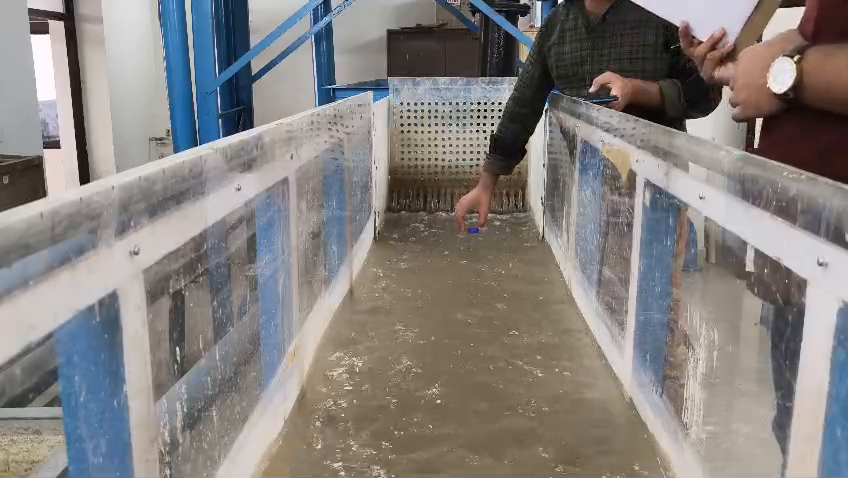
#> input picture frame 61 of data/samples/sample_river_1.mp4, 848 x 478 px
$ python calibrate_roi.py
#> lines starting #> are read from the running program, lines starting #| are printed output that depends on the picture; after the words box and inside, x2 and y2 are one past the last pixel; in counts of white or black regions, pixels touching at a corner belong together
# --------------------------------------------------------------
# universal_roi_calibrator.py
#   • Auto-detects flowing-water ROI
#   • Falls back to manual click if you press 'm'
#   • Uses camera geometry for scale
#   • Prints ready-to-paste values
# --------------------------------------------------------------

import cv2
import numpy as np
import json
import matplotlib.pyplot as plt
from pathlib import Path
from typing import List, Tuple

# --------------------------------------------------------------
# CONFIGURATION (tweak only if you know your camera)
# --------------------------------------------------------------
VIDEO_PATH      = "data/samples/sample_river_1.mp4"
CAMERA_HEIGHT   = 10.0      # meters
CAMERA_ANGLE    = 45.0      # degrees (downward tilt)
ASSUMED_VELOCITY = 1.0     # m/s – only used as a sanity check

# --------------------------------------------------------------
# GLOBAL STATE
# --------------------------------------------------------------
manual_points: List[Tuple[int, int]] = []
auto_roi: List[Tuple[int, int]] = None
frame_copy = None
frame_orig = None

# --------------------------------------------------------------
# 1. AUTOMATIC ROI DETECTION
# --------------------------------------------------------------
def auto_detect_roi(frame: np.ndarray, video_path: str) -> List[Tuple[int, int]]:
    h, w = frame.shape[:2]

    # ---- 1. Water mask (HSV) ---------------------------------
    hsv = cv2.cvtColor(frame, cv2.COLOR_BGR2HSV)
    lower = np.array([80, 30, 30])
    upper = np.array([140, 255, 255])
    mask = cv2.inRange(hsv, lower, upper)

    kernel = cv2.getStructuringElement(cv2.MORPH_ELLIPSE, (7, 7))
    mask = cv2.morphologyEx(mask, cv2.MORPH_CLOSE, kernel, iterations=2)
    mask = cv2.morphologyEx(mask, cv2.MORPH_OPEN,  kernel, iterations=1)

    contours, _ = cv2.findContours(mask, cv2.RETR_EXTERNAL, cv2.CHAIN_APPROX_SIMPLE)
    if not contours:
        print("No water found – using full frame")
        return [(0,0), (w,0), (w,h), (0,h)]

    largest = max(contours, key=cv2.contourArea)
    x, y, ww, hh = cv2.boundingRect(largest)
    water_area = ww * hh
    print(f"Water area: {water_area:,} px")

    # ---- 2. Refine with a few frames of optical flow ----------
    cap = cv2.VideoCapture(video_path)
    frames = []
    for _ in range(20):
        ret, f = cap.read()
        if not ret: break
        gray = cv2.cvtColor(f, cv2.COLOR_BGR2GRAY)
        frames.append(gray)
    cap.release()

    if len(frames) < 2:
        print("Not enough frames – using water ROI")
        return [(x,y), (x+ww,y), (x+ww,y+hh), (x,y+hh)]

    # mask the water region
    roi_mask = np.zeros((h, w), dtype=np.uint8)
    cv2.fillPoly(roi_mask, [np.array([(x,y),(x+ww,y),(x+ww,y+hh),(x,y+hh)])], 255)

    flow_sum = np.zeros_like(frames[0], dtype=np.float32)
    for i in range(len(frames)-1):
        flow = cv2.calcOpticalFlowFarneback(frames[i], frames[i+1], None,
                                            pyr_scale=0.5, levels=3,
                                            winsize=15, iterations=3,
                                            poly_n=5, poly_sigma=1.2, flags=0)
        mag, _ = cv2.cartToPolar(flow[...,0], flow[...,1])
        flow_sum += mag

    flow_avg = flow_sum / (len(frames)-1)
    flow_in_water = cv2.bitwise_and(flow_avg, flow_avg, mask=roi_mask)

    valid = flow_in_water[roi_mask > 0]
    if len(valid) == 0 or valid.max() == 0:
        print("No flow – using water ROI")
        return [(x,y), (x+ww,y), (x+ww,y+hh), (x,y+hh)]

    thresh = np.percentile(valid[valid > 0], 25)
    high = (flow_in_water > thresh).astype(np.uint8) * 255
    high = cv2.morphologyEx(high, cv2.MORPH_CLOSE,
                            cv2.getStructuringElement(cv2.MORPH_ELLIPSE, (11,11)))
    high = cv2.morphologyEx(high, cv2.MORPH_OPEN,
                            cv2.getStructuringElement(cv2.MORPH_ELLIPSE, (9,9)))

    contours, _ = cv2.findContours(high, cv2.RETR_EXTERNAL, cv2.CHAIN_APPROX_SIMPLE)
    if not contours:
        print("No high-flow contours – using water ROI")
        return [(x,y), (x+ww,y), (x+ww,y+hh), (x,y+hh)]

    best = max(contours, key=cv2.contourArea)
    area = cv2.contourArea(best)
    if area < h*w*0.015:          # at least 1.5 % of frame
        print(f"High-flow ROI too small ({area:.0f}px) – using water ROI")
        return [(x,y), (x+ww,y), (x+ww,y+hh), (x,y+hh)]

    rect = cv2.minAreaRect(best)
    box = cv2.boxPoints(rect)
    roi = np.intp(box).tolist()
    print(f"Auto ROI area: {area:.0f} px")
    return roi


# --------------------------------------------------------------
# 2. MANUAL ROI CLICKER (press 'm' to switch)
# --------------------------------------------------------------
# [41 lines left out: functions click_callback, get_manual_roi, scale_from_camera, not called in this run]


# --------------------------------------------------------------
# 4. MAIN PIPELINE
# --------------------------------------------------------------
def main():
    global auto_roi, frame_orig

    # ---- read first frame -------------------------------------------------
    cap = cv2.VideoCapture(VIDEO_PATH)
    ret, frame_orig = cap.read()
#> frame_orig is the input picture: shape (478, 848, 3); mean B, G, R 126.7, 129.4, 133.5
    cap.release()
    if not ret:
        raise RuntimeError("Cannot read video")
    h, w = frame_orig.shape[:2]

    # ---- 1. AUTO ROI ------------------------------------------------------
    print("\n" + "="*70)
    print("STEP 1 – AUTO ROI")
    print("="*70)
    auto_roi = auto_detect_roi(frame_orig, VIDEO_PATH)
#> in auto_detect_roi, `mask = cv2.morphologyEx(mask, cv2.MORPH_OPEN,  kernel, iterations=1)`:
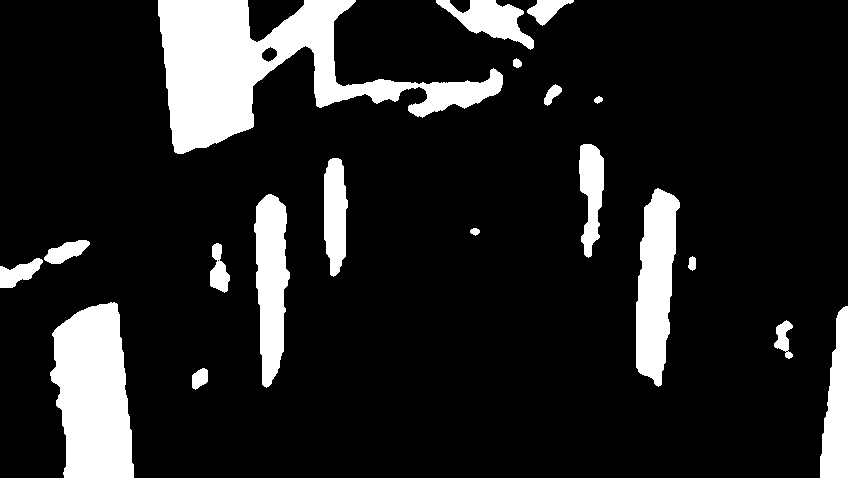
#> mask: shape (478, 848); 13.8% white; 19 white regions
#> in auto_detect_roi, `contours, _ = cv2.findContours(mask, cv2.RETR_EXTERNAL, cv2.CHAIN_APPR..`: contours = 19 contours; largest, box (x1, y1, x2, y2) and area: (158, 0, 503, 154) 20107, (50, 302, 134, 478) 11138, (636, 188, 680, 387) 5727, (254, 194, 290, 388) 4635, (820, 306, 848, 478) 3137
#> in auto_detect_roi, `largest = max(contours, key=cv2.contourArea)`: largest = contour of 450 points, box (x1, y1, x2, y2) (158, 0, 503, 154), area 20107
#> in auto_detect_roi, `x, y, ww, hh = cv2.boundingRect(largest)`: x = 158; y = 0; ww = 345; hh = 154
#> in auto_detect_roi, `water_area = ww * hh`: water_area = 53130
#| Water area: 53,130 px
#> the loop in auto_detect_roi, `for _ in range(20):` made 20 passes
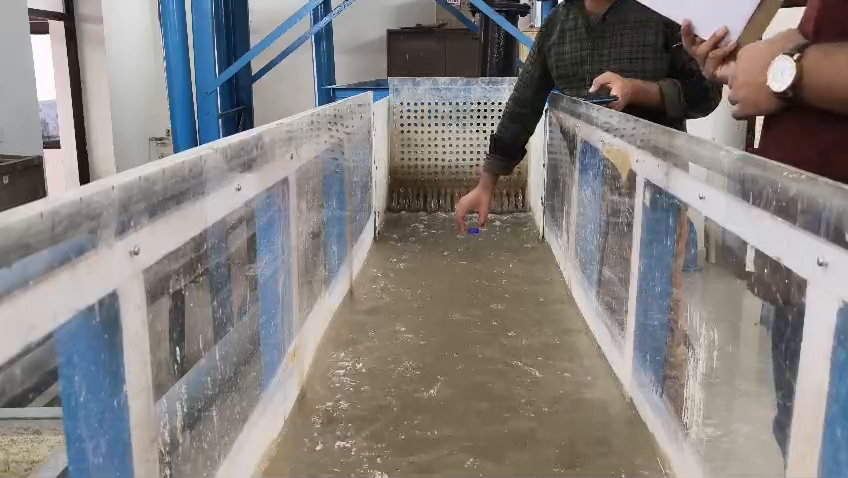
#> input picture frame 62 of data/samples/sample_river_1.mp4, 848 x 478 px
#> after the loop in auto_detect_roi, `for _ in range(20):`:
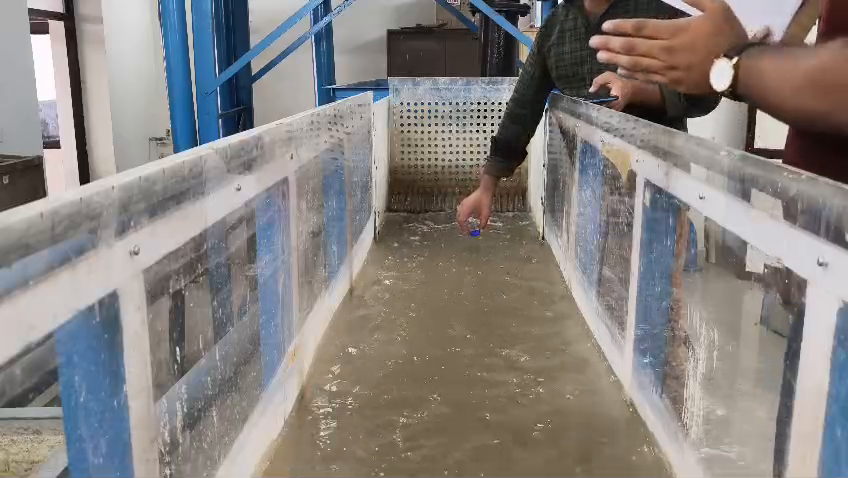
#> f: shape (478, 848, 3); mean B, G, R 127.3, 130.4, 135.3
#> after the loop in auto_detect_roi, `for _ in range(20):`: frames = 20 items
#> the loop in auto_detect_roi, `for i in range(len(frames)-1):` made 19 passes
#> after the loop in auto_detect_roi, `for i in range(len(frames)-1):`:
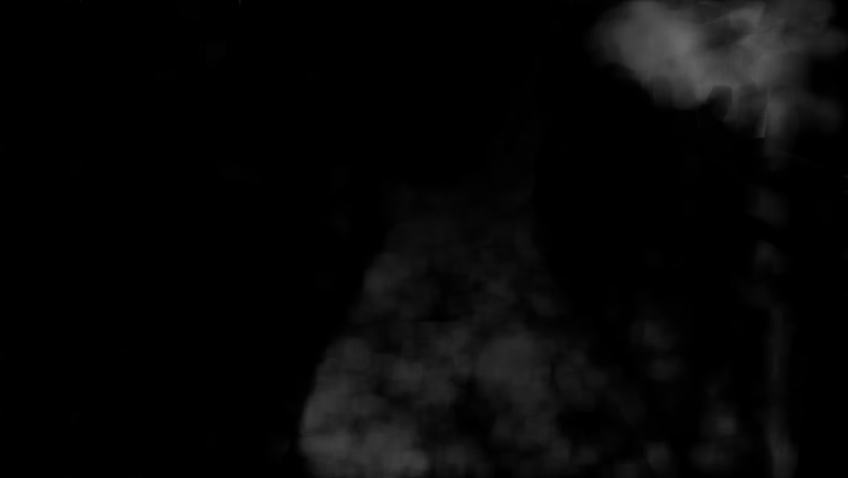
#> flow_sum: shape (478, 848) float32; min 0, max 104.2, mean 7.2
#> in auto_detect_roi, `flow_avg = flow_sum / (len(frames)-1)`:
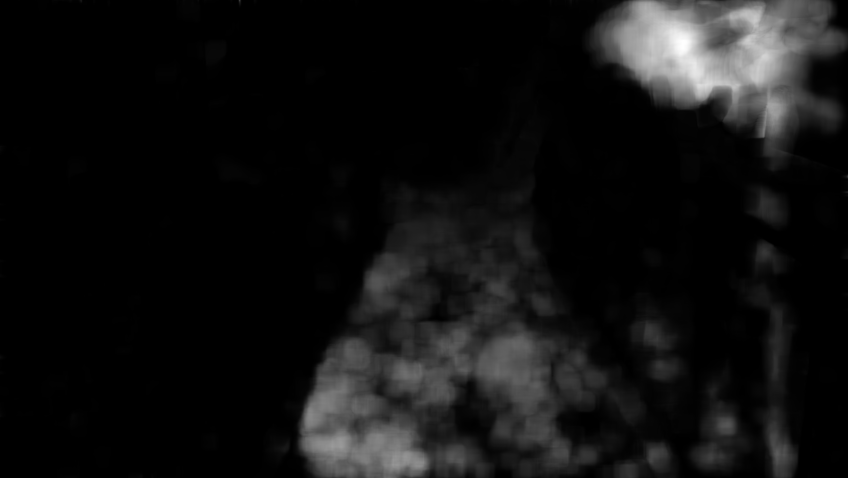
#> flow_avg: shape (478, 848) float32; min 0, max 5.49, mean 0.38; drawn with min black and max white
#> in auto_detect_roi, `thresh = np.percentile(valid[valid > 0], 25)`: thresh = 9.47e-06
#> in auto_detect_roi, `high = cv2.morphologyEx(high, cv2.MORPH_CLOSE, cv2.getStructuringEleme..`:
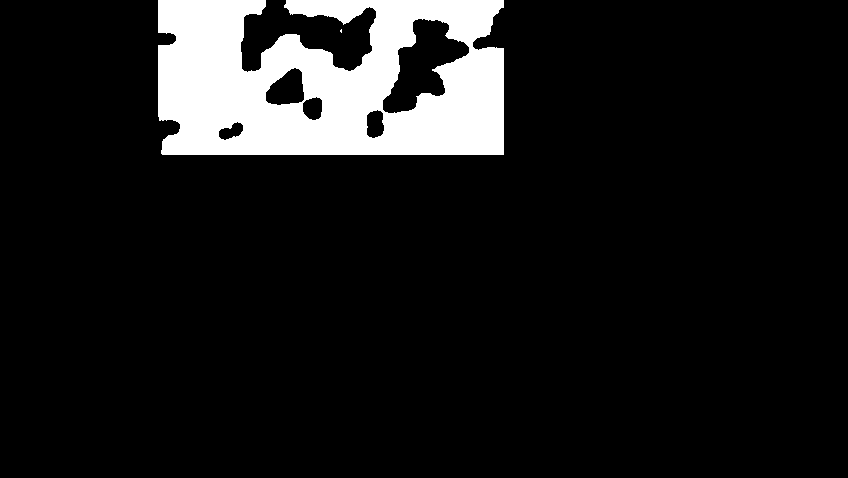
#> high: shape (478, 848); 10.1% white; 2 white regions (1 under 20 px), largest, box (x1, y1, x2, y2) and area: (158, 0, 504, 155) 41133
#> in auto_detect_roi, `contours, _ = cv2.findContours(high, cv2.RETR_EXTERNAL, cv2.CHAIN_APPR..`: contours = 1 contour; box (x1, y1, x2, y2) and area: (158, 0, 504, 155) 41640
#> in auto_detect_roi, `best = max(contours, key=cv2.contourArea)`: best = contour of 454 points, box (x1, y1, x2, y2) (158, 0, 504, 155), area 41640
#> in auto_detect_roi, `area = cv2.contourArea(best)`: area = 41640
#> in auto_detect_roi, `rect = cv2.minAreaRect(best)`: rect = ((330.5, 77), (154, 345), -90)
#> in auto_detect_roi, `box = cv2.boxPoints(rect)`: box = [[503, 154], [158, 154], [158, 0], [503, 0]]
#| Auto ROI area: 41640 px
#> auto_roi = [[503, 154], [158, 154], [158, 0], [503, 0]]

    # show auto result
    vis = frame_orig.copy()
    cv2.polylines(vis, [np.array(auto_roi)], True, (0,255,0), 3)
    cv2.putText(vis, "AUTO ROI – press any key", (10,30),
                cv2.FONT_HERSHEY_SIMPLEX, 1, (0,255,0), 2)
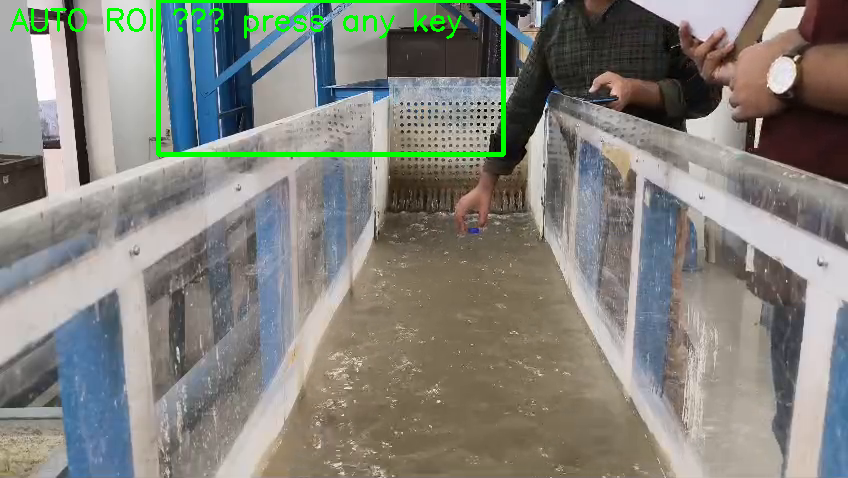
#> vis: shape (478, 848, 3); mean B, G, R 124.3, 131.4, 131.2
    cv2.imshow("Auto ROI (green) – any key to continue", vis)
    cv2.waitKey(0)
    cv2.destroyAllWindows()

    # ---- 2. OPTIONAL MANUAL OVERRIDE --------------------------------------
    print("\nPress 'm' for **manual** ROI, any other key to keep auto.")
#> (the run stopped early here; a loop or call above may not have finished)

$ run again, starting later in the video
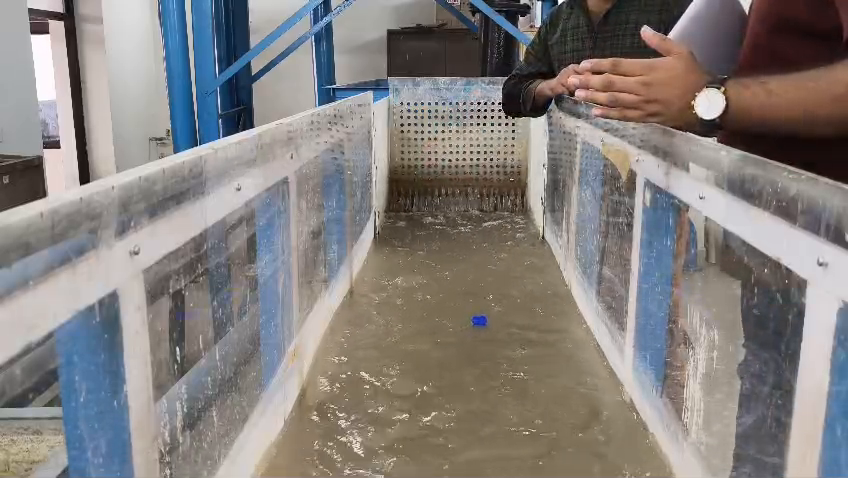
#> input picture frame 278 of data/samples/sample_river_1.mp4, 848 x 478 px
#> in main, frame_orig is the input picture: shape (478, 848, 3); mean B, G, R 125.5, 127.9, 132.5
#> hsv: shape (478, 848, 3); mean H, S, V 48, 49.6, 140.8
#> in auto_detect_roi, `mask = cv2.morphologyEx(mask, cv2.MORPH_OPEN,  kernel, iterations=1)`:
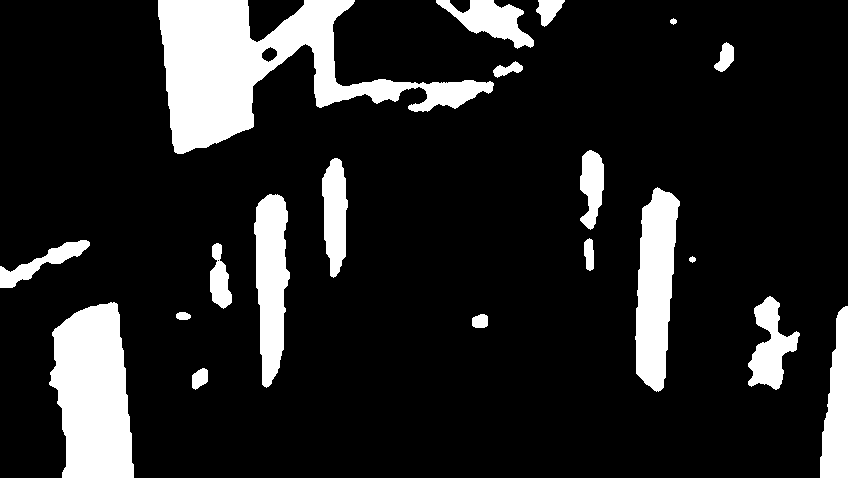
#> mask: shape (478, 848); 14.4% white; 20 white regions
#> in auto_detect_roi, `contours, _ = cv2.findContours(mask, cv2.RETR_EXTERNAL, cv2.CHAIN_APPR..`: contours = 20 contours; largest, box (x1, y1, x2, y2) and area: (158, 0, 494, 154) 19492, (49, 302, 134, 478) 11232, (635, 187, 680, 392) 6114, (254, 194, 290, 388) 4700, (820, 306, 848, 478) 3122
#> largest = contour of 426 points, box (x1, y1, x2, y2) (158, 0, 494, 154), area 19492
#> x = 158; y = 0; ww = 336; hh = 154
#> water_area = 51744
#| Water area: 51,744 px
#> after the loop in auto_detect_roi, `for _ in range(20):`: frames = 20 items
#> roi_mask: shape (478, 848); 12.9% white; 1 white region, box (x1, y1, x2, y2) and area: (158, 0, 495, 155) 52235
#> the loop in auto_detect_roi, `for i in range(len(frames)-1):` made 19 passes
#> thresh = 6.74e-06
#> in auto_detect_roi, `contours, _ = cv2.findContours(high, cv2.RETR_EXTERNAL, cv2.CHAIN_APPR..`: contours = 1 contour; box (x1, y1, x2, y2) and area: (158, 0, 495, 155) 46041
#> best = contour of 182 points, box (x1, y1, x2, y2) (158, 0, 495, 155), area 46041
#> area = 46041
#> rect = ((326, 77), (154, 336), -90)
#> box = [[494, 154], [158, 154], [158, 0], [494, 0]]
#> roi = [[493, 153], [157, 153], [157, 0], [493, 0]]
#| Auto ROI area: 46041 px
#> in main, `cv2.putText(vis, "AUTO ROI – press any key", (10,30), cv2.FONT_HERSHEY..`:
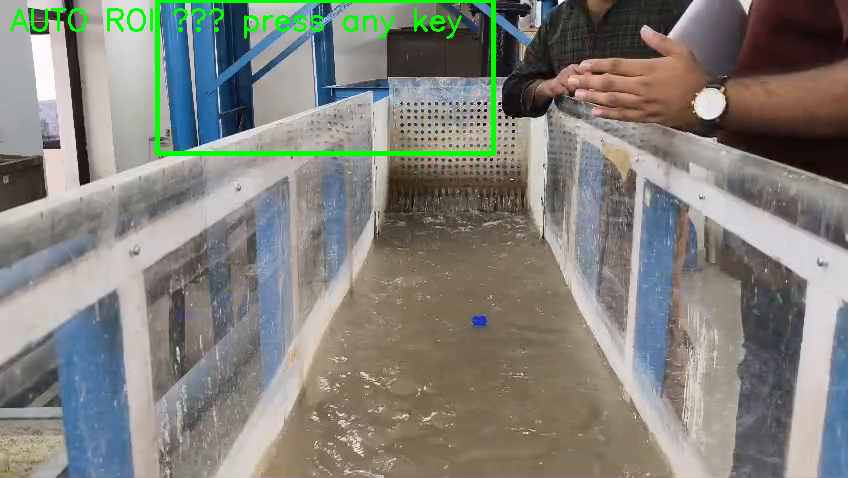
#> vis: shape (478, 848, 3); mean B, G, R 123, 129.8, 130.1

$ run again, starting later in the video
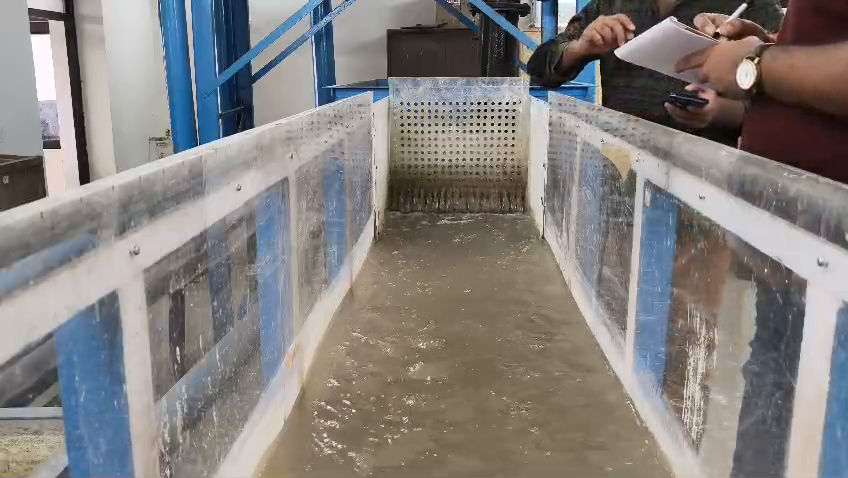
#> input picture frame 495 of data/samples/sample_river_1.mp4, 848 x 478 px
#> in main, frame_orig is the input picture: shape (478, 848, 3); mean B, G, R 126.6, 128.9, 132.9
#> hsv: shape (478, 848, 3); mean H, S, V 48.5, 49.3, 141.6
#> in auto_detect_roi, `mask = cv2.morphologyEx(mask, cv2.MORPH_OPEN,  kernel, iterations=1)`:
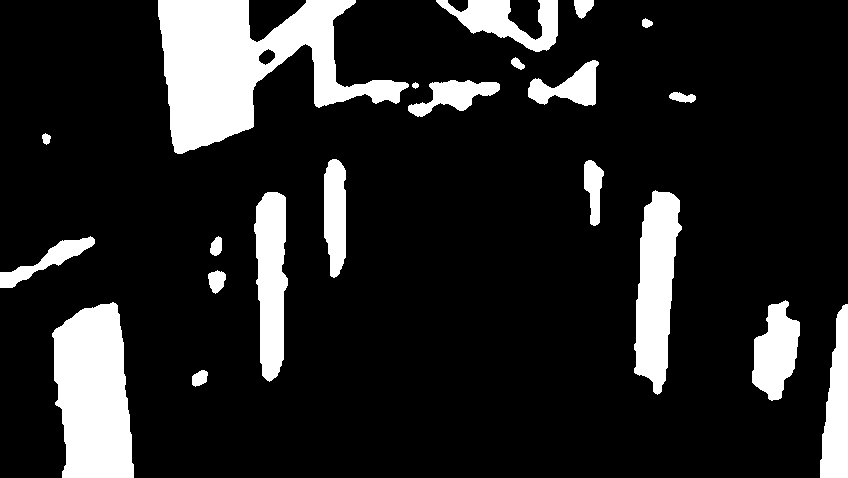
#> mask: shape (478, 848); 14.7% white; 21 white regions
#> in auto_detect_roi, `contours, _ = cv2.findContours(mask, cv2.RETR_EXTERNAL, cv2.CHAIN_APPR..`: contours = 21 contours; largest, box (x1, y1, x2, y2) and area: (158, 0, 409, 154) 18090, (52, 302, 134, 478) 11149, (634, 190, 682, 395) 6173, (254, 192, 288, 382) 4606, (820, 304, 848, 478) 3141
#> largest = contour of 284 points, box (x1, y1, x2, y2) (158, 0, 409, 154), area 18090
#> x = 158; y = 0; ww = 251; hh = 154
#> water_area = 38654
#| Water area: 38,654 px
#> after the loop in auto_detect_roi, `for _ in range(20):`: frames = 20 items
#> roi_mask: shape (478, 848); 9.6% white; 1 white region, box (x1, y1, x2, y2) and area: (158, 0, 410, 155) 39060
#> the loop in auto_detect_roi, `for i in range(len(frames)-1):` made 19 passes
#> thresh = 0.000319
#> in auto_detect_roi, `contours, _ = cv2.findContours(high, cv2.RETR_EXTERNAL, cv2.CHAIN_APPR..`: contours = 1 contour; box (x1, y1, x2, y2) and area: (158, 0, 410, 155) 30615
#> best = contour of 359 points, box (x1, y1, x2, y2) (158, 0, 410, 155), area 30615
#> area = 30615
#> rect = ((283.5, 77), (154, 251), -90)
#> box = [[409, 154], [158, 154], [158, 0], [409, 0]]
#> roi = [[409, 153], [158, 153], [158, 0], [409, 0]]
#| Auto ROI area: 30615 px
#> in main, `cv2.putText(vis, "AUTO ROI – press any key", (10,30), cv2.FONT_HERSHEY..`:
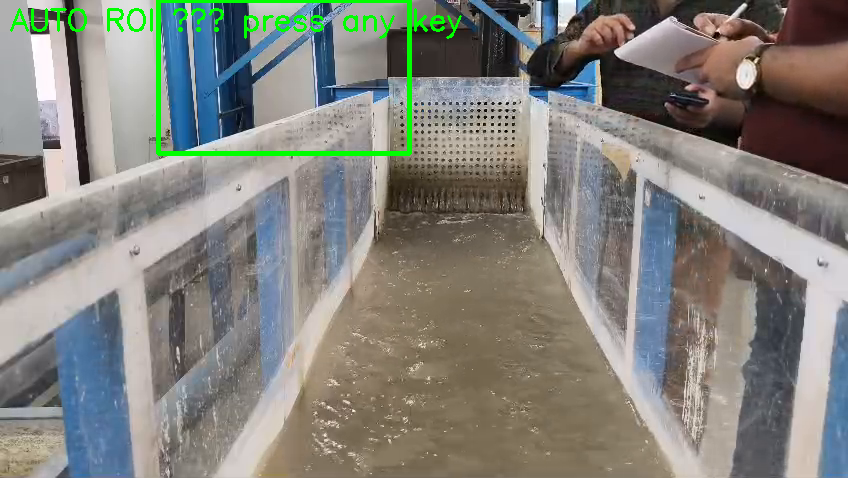
#> vis: shape (478, 848, 3); mean B, G, R 124.3, 130.6, 130.7
